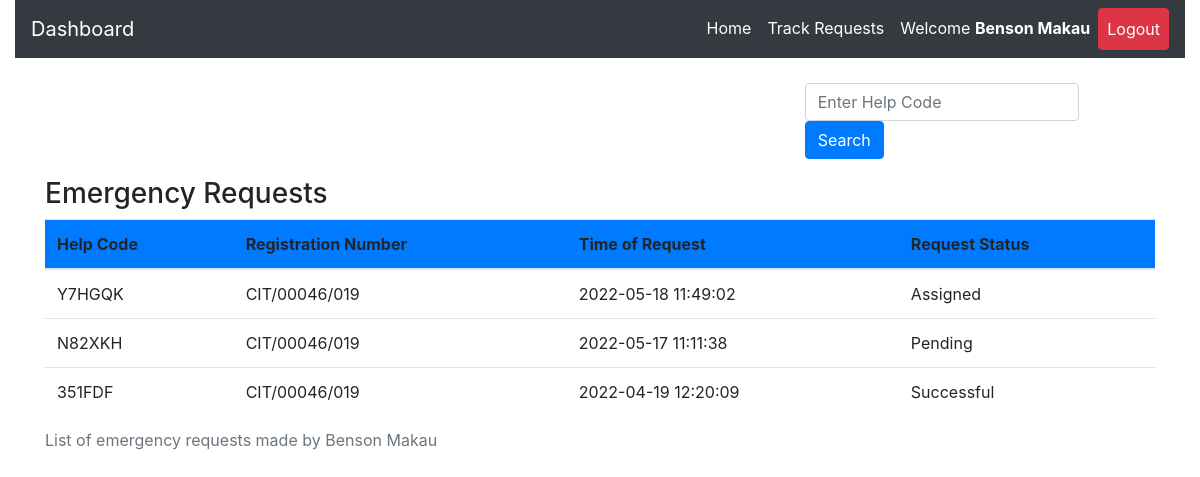
The app's page /track.php (signed in), older data.
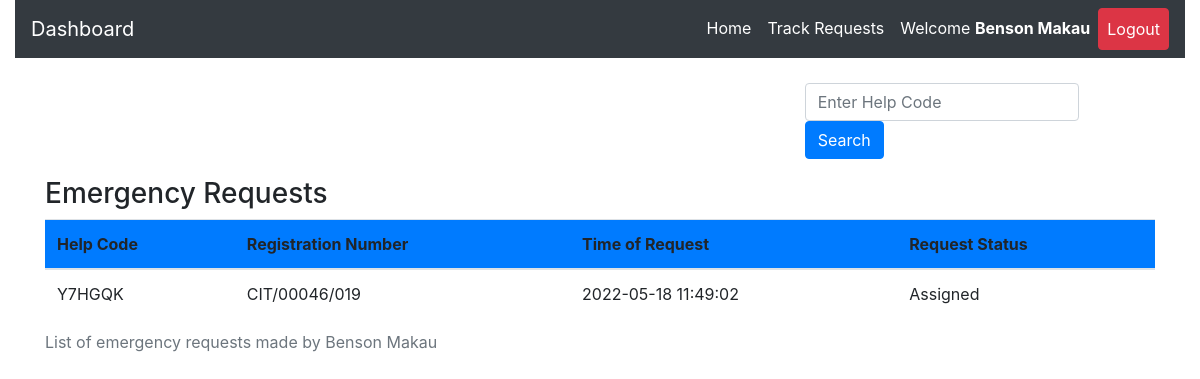
The same page, newer data.
### tables this page shows
CREATE TABLE `request_status` (
  `id` int(20) NOT NULL,
  `helpID` varchar(50) NOT NULL,
  `ip_address` varchar(100) NOT NULL,
  `request_latitude` varchar(50) NOT NULL,
  `request_longitude` varchar(50) NOT NULL,
  `status` varchar(50) DEFAULT 'Pending',
  `emergency_type` varchar(50) NOT NULL,
  `emergency_description` varchar(255) DEFAULT NULL,
  `admNo` varchar(255) NOT NULL,
  `timestamp` datetime NOT NULL DEFAULT CURRENT_TIMESTAMP
);

### track.php (the view, shortened to what this page needs)
<?php
include 'server.php';
    ?>
<!DOCTYPE html>
<html lang="en">
<head>
  <?php
include './components/header.php';
?>
  </head>
  <body>
    <?php
    include './components/navbar.php';
    ?>
<div class="container mt-4">
<div class="row border border-white">
  <div class="col-md-4"></div>
  <div class="col-md-4"></div>
  <div class="col-md-4">
  <form class="form-inline my-2 my-lg-0" method="POST" action="">
<input class="form-control mr-sm-2" type="search" name='searched_help_code' placeholder="Enter Help Code" aria-label="Search">
<button type="submit" name='search-button' class="btn btn-primary">Search</button>
</form>
  </div>
</div>
<div class="row m-2">
  <div class="col-md-12">
  </div>
</div>
<table class="table">
  <caption>List of emergency requests made by <?php  echo  $_SESSION['firstname'].' '. $_SESSION['lastname']; ?></caption>
  <thead>
      <h3>Emergency Requests</h3>
    <tr class='bg-primary'>
      <th scope="col">Help Code</th>
      <th scope="col">Registration  Number</th>
      <th scope="col">Time of Request</th>
      <th scope="col">Request Status</th>
    </tr>
  </thead>
  <tbody>
        <?php
        if($_SESSION['username']){
            $reg_num = $_SESSION['username'];
            $data_fetch_query = "SELECT * FROM `request_status` WHERE admNo='$reg_num' order by timestamp DESC LIMIT 15";
            $data_result = mysqli_query($db, $data_fetch_query);
            if ($data_result->num_rows > 0){
                while($row = $data_result->fetch_assoc()) {
            echo "<tr> <td>" .$row["helpID"].  "</td>";
            echo "<td>" .$row["admNo"]."</td>";
            echo "<td>" .$row["timestamp"]."</td>";
            echo "<td>" .$row["status"]."</td> </tr>";
            }
            }else{
            echo "<td>"."No Requests Found"."</td>";
            }
            } else{
                echo "<td>"."No Data Found"."</td>";
            }
    ?>
              </tbody>
</table>
  </body>
</html>

Row changes from the older to the newer data that the page shows:
removed request_status: helpID "N82XKH", admNo "CIT/00046/019", timestamp "2022-05-17 11:11:38", status "Pending"
removed request_status: helpID "351FDF", admNo "CIT/00046/019", timestamp "2022-04-19 12:20:09", status "Successful"
